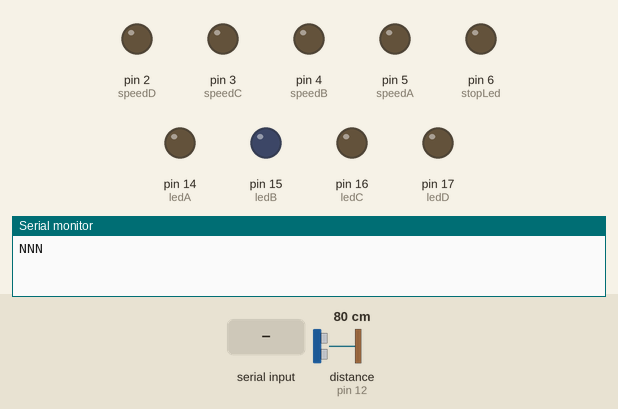
Simulated run of this sketch. Board: Arduino Leonardo, built with avr-gcc and run on an emulated ATmega32U4. Parts: output pins drawn as LEDs (lit = HIGH), the last lines printed to the serial monitor. Wiring (inferred from the names in the program): ultrasonic range finder: trigger pin 13; echo pin 12. Inputs (shaded band) come from the test bench; at power-on: distance to the obstacle (sensor on pin 12) 80 cm. The echo pulse lasts 58.3 µs per cm; pins used as bus, display or sensor lines are not drawn.

Above: at 1.2 s.
1.3 s: distance to the obstacle (sensor on pin 12) set to 2 cm
At 1.9 s:
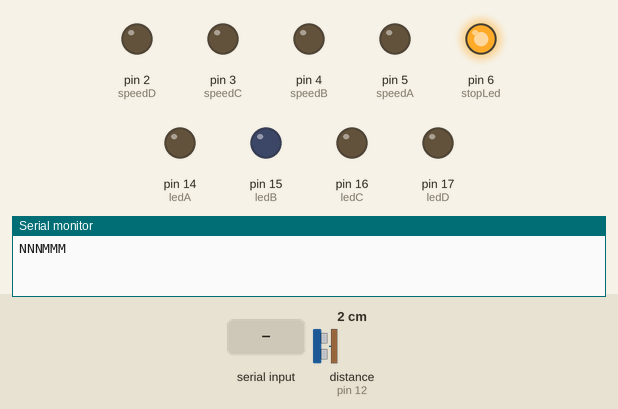
2.8 s: "o" received over Serial
4.3 s: "L" received over Serial
5.8 s: "R" received over Serial
7.3 s: "S" received over Serial
8.8 s: "F" received over Serial
Timing chart, 0 to 11.3 s (numbered marks = the images above; inputs shaded):
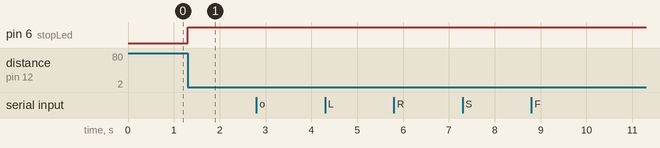

The sketch:

Proyecto1_ARD.ino
```cpp
int pinTrigger = 13;
int pinEcho = 12;

int speedA = 5;
int ledA = 14;
int speedB = 4;
int ledB = 15;
int speedC = 3;
int ledC = 16;
int speedD = 2;
int ledD = 17;

int stopLed = 6;

int DCDir_A = 11;
int DCDir_B = 10;
int DCDir_C = 9;
int DCDir_D = 8;

int slowVal = 50;
int fastVal = 200;

bool rightBool = false;
bool leftBool = false;
bool stopBool = false;
bool slowBool = true;
bool fastBool = false;
bool metaBool = false;
bool nometaBool = false;

void setup() {
  Serial.begin(9600);
  Serial1.begin(9600);
  Serial1.println("Comunicacion Iniciada");

  pinMode(pinTrigger, OUTPUT);
  pinMode(pinEcho, INPUT);
  //pinMode(backLed, OUTPUT);

  pinMode(DCDir_A, OUTPUT);
  pinMode(DCDir_B, OUTPUT);
  pinMode(DCDir_C, OUTPUT);
  pinMode(DCDir_D, OUTPUT);

  pinMode(ledA, OUTPUT);
  pinMode(ledB, OUTPUT);
  pinMode(ledC, OUTPUT);
  pinMode(ledD, OUTPUT);
  pinMode(stopLed, OUTPUT);

  digitalWrite(ledA, LOW);
  digitalWrite(ledB, LOW);
  digitalWrite(ledC, LOW);
  digitalWrite(ledD, LOW);
  digitalWrite(stopLed, LOW);

  analogWrite(speedA, 0);
  analogWrite(speedB, 0);
  analogWrite(speedC, 0);
  analogWrite(speedD, 0);
}

void loop() {
  // Se envia un pulso de 2 o mas microsegundos para activar el sensor
  digitalWrite(pinTrigger, LOW); // Primero se coloca en LOW para preparar el pulso (que debe ser en high)
  delayMicroseconds(2);
  digitalWrite(pinTrigger, HIGH); // Se activa el pulso de HIGH por 5 microsegundos
  delayMicroseconds(5);
  digitalWrite(pinTrigger, LOW); // Se detiene el pulso para activar el sensor

  // Se cuenta la duracion del pulso recibido desde el sensor en microsegundos
  long duration = pulseIn(pinEcho, HIGH);
  // Se calcula la distancia y se corrige la distancia
  long cm = getCMFromUSS(duration)-4;

  if(cm <= 20){
    if(!metaBool){
      Serial.print("MMM");
    }
    rightBool = false;
    leftBool = false;
    stopBool = true;
    analogWrite(speedA, 0);
    analogWrite(speedB, 0);
    analogWrite(speedC, 0);
    analogWrite(speedD, 0);

    digitalWrite(ledA, LOW);
    digitalWrite(ledB, LOW);
    digitalWrite(ledC, LOW);
    digitalWrite(ledD, LOW);
    digitalWrite(stopLed, HIGH);
    nometaBool = false;
    metaBool = true;
  }else{
    metaBool = false;
    if(!nometaBool){
      Serial.print("NNN");
      nometaBool = true;
    }
    digitalWrite(stopLed, LOW);
  }

  Serial1.print("Distancia: ");
  Serial1.print(cm);
  Serial1.println(" cm");

  if(Serial.available() >0){
    char blue_input = Serial.read();
    Serial1.print("Recibido: ");
    Serial1.println(blue_input);

    if(blue_input == 'o'){ // on = Adelante
      rightBool = false;
      leftBool = false;
      stopBool = false;
      digitalWrite(DCDir_A, HIGH);
      digitalWrite(DCDir_B, LOW);
      digitalWrite(DCDir_C, HIGH);
      digitalWrite(DCDir_D, LOW);

      digitalWrite(ledA, HIGH);
      digitalWrite(ledB, HIGH);
      digitalWrite(ledC, HIGH);
      digitalWrite(ledD, HIGH);

      if(fastBool){
        analogWrite(speedA, fastVal);
        analogWrite(speedB, fastVal);
        analogWrite(speedC, fastVal);
        analogWrite(speedD, fastVal);
      }else{
        analogWrite(speedA, slowVal);
        analogWrite(speedB, slowVal);
        analogWrite(speedC, slowVal);
        analogWrite(speedD, slowVal);
      }
    }

    if(blue_input == 's'){ // stop = Detenerse
      rightBool = false;
      leftBool = false;
      stopBool = true;
      analogWrite(speedA, 0);
      analogWrite(speedB, 0);
      analogWrite(speedC, 0);
      analogWrite(speedD, 0);

      digitalWrite(ledA, LOW);
      digitalWrite(ledB, LOW);
      digitalWrite(ledC, LOW);
      digitalWrite(ledD, LOW);
    }

    if(blue_input == 'L'){ // Left = Izquierda
      analogWrite(speedB, 0);
      if(fastBool){
        analogWrite(speedA, fastVal);
      }else{
        analogWrite(speedA, slowVal);
      }

      digitalWrite(ledA, HIGH);
      digitalWrite(ledB, LOW);
      digitalWrite(ledC, HIGH);
      digitalWrite(ledD, HIGH);

      rightBool = false;
      leftBool = true;
      stopBool =false;
    }

    if(blue_input == 'R'){ // Right = Derecha
      analogWrite(speedA, 0);
      if(fastBool){
        analogWrite(speedB, fastVal);
      }else{
        analogWrite(speedB, slowVal);
      }

      digitalWrite(ledA, LOW);
      digitalWrite(ledB, HIGH);
      digitalWrite(ledC, HIGH);
      digitalWrite(ledD, HIGH);

      rightBool = true;
      leftBool = false;
      stopBool =false;
    }

    if(blue_input == 'B'){ // Back = Reversa
      rightBool = false;
      leftBool = false;
      stopBool =false;
      digitalWrite(DCDir_A, LOW);
      digitalWrite(DCDir_B, HIGH);
      digitalWrite(DCDir_C, LOW);
      digitalWrite(DCDir_D, HIGH);

      digitalWrite(ledA, HIGH);
      digitalWrite(ledB, HIGH);
      digitalWrite(ledC, HIGH);
      digitalWrite(ledD, HIGH);

      if(fastBool){
        analogWrite(speedA, fastVal);
        analogWrite(speedB, fastVal);
        analogWrite(speedC, fastVal);
        analogWrite(speedD, fastVal);
      }else{
        analogWrite(speedA, slowVal);
        analogWrite(speedB, slowVal);
        analogWrite(speedC, slowVal);
        analogWrite(speedD, slowVal);
      }
    }

    if(blue_input == 'S'){ // Slow = Velocidad Baja
      fastBool = false;
      slowBool = true;
      if(!rightBool){
        analogWrite(speedA, slowVal);
      }
      if(!leftBool){
        analogWrite(speedB, slowVal);
      }
      if(!stopBool){
        analogWrite(speedC, slowVal);
      }
      if(!stopBool){
        analogWrite(speedD, slowVal);
      }
    }

    if(blue_input == 'F'){ // Fast = Velocidad Alta
      fastBool = true;
      slowBool = false;
      if(!rightBool){
        analogWrite(speedA, fastVal);
      }
      if(!leftBool){
        analogWrite(speedB, fastVal);
      }
      if(!stopBool){
        analogWrite(speedC, fastVal);
      }
      if(!stopBool){
        analogWrite(speedD, fastVal);
      }
    }
  }
}

long getCMFromUSS(long microseconds)
{
  // 29 microsegundos equivalen a 1 cm de ida y vuelta o 14.5 microsegundos de ida (la distancia)
  // el tiempo que le toma al sonido ir y volver dividido por 29 y luego por dos devuelve la distancia en centimetros
  return microseconds / 29 / 2;
}
```

Measured:
- after the input at 1.3 s, pin 6 (stopLed): LOW → HIGH at once
